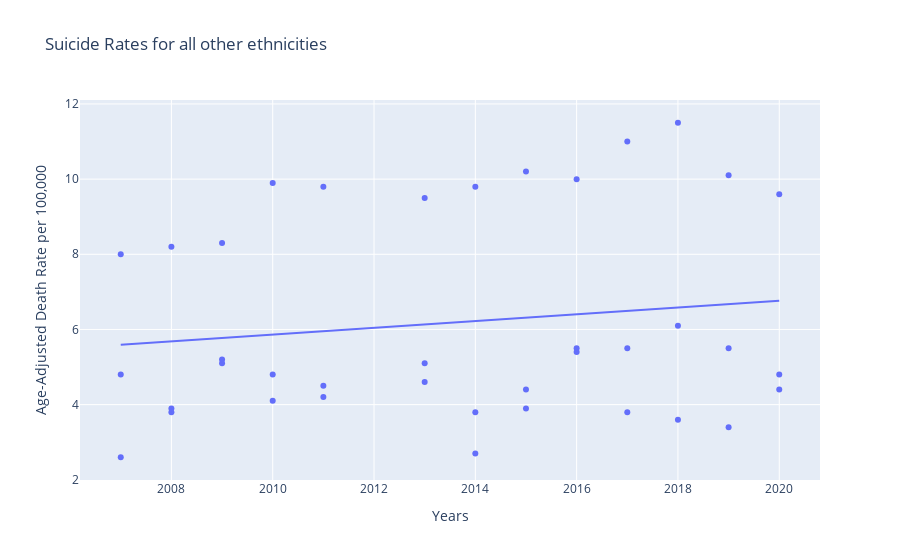

Notebook source saved alongside this figure:
### Code cell
fig = px.scatter(df_nh, x="Years", y="Age-Adjusted Death Rate per 100,000",trendline = 'ols', title = "Suicide Rates for all other ethnicities")
fig.show()

### Figure 1 — Plotly figure (JSON) as saved in the notebook; plotly's stock layout.template omitted (floating-point values rounded to 4 significant figures)
{"data": [{"hovertemplate": "Years=%{x}<br>Age-Adjusted Death Rate per 100,000=%{y}<extra></extra>", "legendgroup": "", "marker": {"color": "#636efa", "symbol": "circle"}, "mode": "markers", "name": "", "orientation": "v", "showlegend": false, "type": "scatter", "x": [2020, 2020, 2020, 2019, 2019, 2019, 2018, 2018, 2018, 2017, 2017, 2017, 2016, 2016, 2016, 2015, 2015, 2015, 2014, 2014, 2014, 2013, 2013, 2013, 2011, 2011, 2011, 2010, 2010, 2010, 2009, 2009, 2009, 2008, 2008, 2008, 2007, 2007, 2007], "xaxis": "x", "y": [9.6, 4.4, 4.8, 10.1, 5.5, 3.4, 11.5, 6.1, 3.6, 11, 3.8, 5.5, 10, 5.5, 5.4, 10.2, 4.4, 3.9, 9.8, 3.8, 2.7, 9.5, 4.6, 5.1, 9.8, 4.2, 4.5, 9.9, 4.8, 4.1, 8.3, 5.1, 5.2, 8.2, 3.8, 3.9, 8, 4.8, 2.6], "yaxis": "y"}, {"hovertemplate": "<b>OLS trendline</b><br>Age-Adjusted Death Rate per 100,000 = 0.0896674 * Years + -174.366<br>R<sup>2</sup>=0.020114<br><br>Years=%{x}<br>Age-Adjusted Death Rate per 100,000=%{y} <b>(trend)</b><extra></extra>", "legendgroup": "", "marker": {"color": "#636efa", "symbol": "circle"}, "mode": "lines", "name": "", "showlegend": false, "type": "scatter", "x": [2007, 2007, 2007, 2008, 2008, 2008, 2009, 2009, 2009, 2010, 2010, 2010, 2011, 2011, 2011, 2013, 2013, 2013, 2014, 2014, 2014, 2015, 2015, 2015, 2016, 2016, 2016, 2017, 2017, 2017, 2018, 2018, 2018, 2019, 2019, 2019, 2020, 2020, 2020], "xaxis": "x", "y": [5.597, 5.597, 5.597, 5.686, 5.686, 5.686, 5.776, 5.776, 5.776, 5.866, 5.866, 5.866, 5.955, 5.955, 5.955, 6.135, 6.135, 6.135, 6.224, 6.224, 6.224, 6.314, 6.314, 6.314, 6.404, 6.404, 6.404, 6.493, 6.493, 6.493, 6.583, 6.583, 6.583, 6.673, 6.673, 6.673, 6.762, 6.762, 6.762], "yaxis": "y"}], "layout": {"autosize": true, "legend": {"tracegroupgap": 0}, "title": {"text": "Suicide Rates for all other ethnicities"}, "xaxis": {"anchor": "y", "autorange": true, "domain": [0, 1], "range": [2006.0, 2021.0], "title": {"text": "Years"}, "type": "linear"}, "yaxis": {"anchor": "x", "autorange": true, "domain": [0, 1], "range": [1.866, 12.23], "title": {"text": "Age-Adjusted Death Rate per 100,000"}, "type": "linear"}}}
